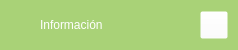
           <widget class="QFrame" name="extraTopBg">
            <property name="minimumSize">
             <size>
              <width>0</width>
              <height>50</height>
             </size>
            </property>
            <property name="maximumSize">
             <size>
              <width>16777215</width>
              <height>50</height>
             </size>
            </property>
            <property name="palette">
             <palette>
              <active>
               <colorrole role="WindowText">
                <brush brushstyle="SolidPattern">
                 <color alpha="255">
                  <red>51</red>
                  <green>51</green>
                  <blue>51</blue>
                 </color>
                </brush>
               </colorrole>
               <colorrole role="Button">
                <brush brushstyle="SolidPattern">
                 <color alpha="255">
                  <red>169</red>
                  <green>210</green>
                  <blue>119</blue>
                 </color>
                </brush>
               </colorrole>
               <colorrole role="Text">
                <brush brushstyle="SolidPattern">
                 <color alpha="255">
                  <red>51</red>
                  <green>51</green>
                  <blue>51</blue>
                 </color>
                </brush>
               </colorrole>
               <colorrole role="ButtonText">
                <brush brushstyle="SolidPattern">
                 <color alpha="255">
                  <red>51</red>
                  <green>51</green>
                  <blue>51</blue>
                 </color>
                </brush>
               </colorrole>
               <colorrole role="Base">
                <brush brushstyle="SolidPattern">
                 <color alpha="255">
                  <red>169</red>
                  <green>210</green>
                  <blue>119</blue>
                 </color>
                </brush>
               </colorrole>
               <colorrole role="Window">
                <brush brushstyle="SolidPattern">
                 <color alpha="255">
                  <red>169</red>
                  <green>210</green>
                  <blue>119</blue>
                 </color>
                </brush>
               </colorrole>
               <colorrole role="PlaceholderText">
                <brush brushstyle="SolidPattern">
                 <color alpha="255">
                  <red>51</red>
                  <green>51</green>
                  <blue>51</blue>
                 </color>
                </brush>
               </colorrole>
              </active>
              <inactive>
               <colorrole role="WindowText">
                <brush brushstyle="SolidPattern">
                 <color alpha="255">
                  <red>51</red>
                  <green>51</green>
                  <blue>51</blue>
                 </color>
                </brush>
               </colorrole>
               <colorrole role="Button">
                <brush brushstyle="SolidPattern">
                 <color alpha="255">
                  <red>169</red>
                  <green>210</green>
                  <blue>119</blue>
                 </color>
                </brush>
               </colorrole>
               <colorrole role="Text">
                <brush brushstyle="SolidPattern">
                 <color alpha="255">
                  <red>51</red>
                  <green>51</green>
                  <blue>51</blue>
                 </color>
                </brush>
               </colorrole>
               <colorrole role="ButtonText">
                <brush brushstyle="SolidPattern">
                 <color alpha="255">
                  <red>51</red>
                  <green>51</green>
                  <blue>51</blue>
                 </color>
                </brush>
               </colorrole>
               <colorrole role="Base">
                <brush brushstyle="SolidPattern">
                 <color alpha="255">
                  <red>169</red>
                  <green>210</green>
                  <blue>119</blue>
                 </color>
                </brush>
               </colorrole>
               <colorrole role="Window">
                <brush brushstyle="SolidPattern">
                 <color alpha="255">
                  <red>169</red>
                  <green>210</green>
                  <blue>119</blue>
                 </color>
                </brush>
               </colorrole>
               <colorrole role="PlaceholderText">
                <brush brushstyle="SolidPattern">
                 <color alpha="255">
                  <red>51</red>
                  <green>51</green>
                  <blue>51</blue>
                 </color>
                </brush>
               </colorrole>
              </inactive>
              <disabled>
               <colorrole role="WindowText">
                <brush brushstyle="SolidPattern">
                 <color alpha="255">
                  <red>51</red>
                  <green>51</green>
                  <blue>51</blue>
                 </color>
                </brush>
               </colorrole>
               <colorrole role="Button">
                <brush brushstyle="SolidPattern">
                 <color alpha="255">
                  <red>169</red>
                  <green>210</green>
                  <blue>119</blue>
                 </color>
                </brush>
               </colorrole>
               <colorrole role="Text">
                <brush brushstyle="SolidPattern">
                 <color alpha="255">
                  <red>51</red>
                  <green>51</green>
                  <blue>51</blue>
                 </color>
                </brush>
               </colorrole>
               <colorrole role="ButtonText">
                <brush brushstyle="SolidPattern">
                 <color alpha="255">
                  <red>51</red>
                  <green>51</green>
                  <blue>51</blue>
                 </color>
                </brush>
               </colorrole>
               <colorrole role="Base">
                <brush brushstyle="SolidPattern">
                 <color alpha="255">
                  <red>169</red>
                  <green>210</green>
                  <blue>119</blue>
                 </color>
                </brush>
               </colorrole>
               <colorrole role="Window">
                <brush brushstyle="SolidPattern">
                 <color alpha="255">
                  <red>169</red>
                  <green>210</green>
                  <blue>119</blue>
                 </color>
                </brush>
               </colorrole>
               <colorrole role="PlaceholderText">
                <brush brushstyle="SolidPattern">
                 <color alpha="255">
                  <red>51</red>
                  <green>51</green>
                  <blue>51</blue>
                 </color>
                </brush>
               </colorrole>
              </disabled>
             </palette>
            </property>
            <property name="frameShape">
             <enum>QFrame::NoFrame</enum>
            </property>
            <property name="frameShadow">
             <enum>QFrame::Raised</enum>
            </property>
            <layout class="QVBoxLayout" name="verticalLayout_5">
             <property name="spacing">
              <number>0</number>
             </property>
             <property name="leftMargin">
              <number>0</number>
             </property>
             <property name="topMargin">
              <number>0</number>
             </property>
             <property name="rightMargin">
              <number>0</number>
             </property>
             <property name="bottomMargin">
              <number>0</number>
             </property>
             <item>
              <layout class="QGridLayout" name="extraTopLayout">
               <property name="leftMargin">
                <number>10</number>
               </property>
               <property name="rightMargin">
                <number>10</number>
               </property>
               <property name="horizontalSpacing">
                <number>10</number>
               </property>
               <property name="verticalSpacing">
                <number>0</number>
               </property>
               <item row="0" column="2">
                <widget class="QPushButton" name="extraCloseColumnBtn">
                 <property name="minimumSize">
                  <size>
                   <width>28</width>
                   <height>28</height>
                  </size>
                 </property>
                 <property name="maximumSize">
                  <size>
                   <width>28</width>
                   <height>28</height>
                  </size>
                 </property>
                 <property name="palette">
                  <palette>
                   <active>
                    <colorrole role="WindowText">
                     <brush brushstyle="SolidPattern">
                      <color alpha="255">
                       <red>51</red>
                       <green>51</green>
                       <blue>51</blue>
                      </color>
                     </brush>
                    </colorrole>
                    <colorrole role="Button">
                     <brush brushstyle="SolidPattern">
                      <color alpha="0">
                       <red>255</red>
                       <green>255</green>
                       <blue>255</blue>
                      </color>
                     </brush>
                    </colorrole>
                    <colorrole role="Text">
                     <brush brushstyle="SolidPattern">
                      <color alpha="255">
                       <red>51</red>
                       <green>51</green>
                       <blue>51</blue>
                      </color>
                     </brush>
                    </colorrole>
                    <colorrole role="ButtonText">
                     <brush brushstyle="SolidPattern">
                      <color alpha="255">
                       <red>51</red>
                       <green>51</green>
                       <blue>51</blue>
                      </color>
                     </brush>
                    </colorrole>
                    <colorrole role="Base">
                     <brush brushstyle="SolidPattern">
                      <color alpha="0">
                       <red>255</red>
                       <green>255</green>
                       <blue>255</blue>
                      </color>
                     </brush>
                    </colorrole>
                    <colorrole role="Window">
                     <brush brushstyle="SolidPattern">
                      <color alpha="0">
                       <red>255</red>
                       <green>255</green>
                       <blue>255</blue>
                      </color>
                     </brush>
                    </colorrole>
                    <colorrole role="PlaceholderText">
                     <brush brushstyle="SolidPattern">
                      <color alpha="255">
                       <red>51</red>
                       <green>51</green>
                       <blue>51</blue>
                      </color>
                     </brush>
                    </colorrole>
                   </active>
                   <inactive>
                    <colorrole role="WindowText">
                     <brush brushstyle="SolidPattern">
                      <color alpha="255">
                       <red>51</red>
                       <green>51</green>
                       <blue>51</blue>
                      </color>
                     </brush>
                    </colorrole>
                    <colorrole role="Button">
                     <brush brushstyle="SolidPattern">
                      <color alpha="0">
                       <red>255</red>
                       <green>255</green>
                       <blue>255</blue>
                      </color>
                     </brush>
                    </colorrole>
                    <colorrole role="Text">
                     <brush brushstyle="SolidPattern">
                      <color alpha="255">
                       <red>51</red>
                       <green>51</green>
                       <blue>51</blue>
                      </color>
                     </brush>
                    </colorrole>
                    <colorrole role="ButtonText">
                     <brush brushstyle="SolidPattern">
                      <color alpha="255">
                       <red>51</red>
                       <green>51</green>
                       <blue>51</blue>
                      </color>
                     </brush>
                    </colorrole>
                    <colorrole role="Base">
                     <brush brushstyle="SolidPattern">
                      <color alpha="0">
                       <red>255</red>
                       <green>255</green>
                       <blue>255</blue>
                      </color>
                     </brush>
                    </colorrole>
                    <colorrole role="Window">
                     <brush brushstyle="SolidPattern">
                      <color alpha="0">
                       <red>255</red>
                       <green>255</green>
                       <blue>255</blue>
                      </color>
                     </brush>
                    </colorrole>
                    <colorrole role="PlaceholderText">
                     <brush brushstyle="SolidPattern">
                      <color alpha="255">
                       <red>51</red>
                       <green>51</green>
                       <blue>51</blue>
                      </color>
                     </brush>
                    </colorrole>
                   </inactive>
                   <disabled>
                    <colorrole role="WindowText">
                     <brush brushstyle="SolidPattern">
                      <color alpha="255">
                       <red>51</red>
                       <green>51</green>
                       <blue>51</blue>
                      </color>
                     </brush>
                    </colorrole>
                    <colorrole role="Button">
                     <brush brushstyle="SolidPattern">
                      <color alpha="0">
                       <red>255</red>
                       <green>255</green>
                       <blue>255</blue>
                      </color>
                     </brush>
                    </colorrole>
                    <colorrole role="Text">
                     <brush brushstyle="SolidPattern">
                      <color alpha="255">
                       <red>51</red>
                       <green>51</green>
                       <blue>51</blue>
                      </color>
                     </brush>
                    </colorrole>
                    <colorrole role="ButtonText">
                     <brush brushstyle="SolidPattern">
                      <color alpha="255">
                       <red>51</red>
                       <green>51</green>
                       <blue>51</blue>
                      </color>
                     </brush>
                    </colorrole>
                    <colorrole role="Base">
                     <brush brushstyle="SolidPattern">
                      <color alpha="0">
                       <red>255</red>
                       <green>255</green>
                       <blue>255</blue>
                      </color>
                     </brush>
                    </colorrole>
                    <colorrole role="Window">
                     <brush brushstyle="SolidPattern">
                      <color alpha="0">
                       <red>255</red>
                       <green>255</green>
                       <blue>255</blue>
                      </color>
                     </brush>
                    </colorrole>
                    <colorrole role="PlaceholderText">
                     <brush brushstyle="SolidPattern">
                      <color alpha="255">
                       <red>51</red>
                       <green>51</green>
                       <blue>51</blue>
                      </color>
                     </brush>
                    </colorrole>
                   </disabled>
                  </palette>
                 </property>
                 <property name="cursor">
                  <cursorShape>PointingHandCursor</cursorShape>
                 </property>
                 <property name="toolTip">
                  <string>Close left box</string>
                 </property>
                 <property name="text">
                  <string/>
                 </property>
                 <property name="icon">
                  <iconset resource="../resources.qrc">
                   <normaloff>:/icons/images/icons/icon_close.png</normaloff>:/icons/images/icons/icon_close.png</iconset>
                 </property>
                 <property name="iconSize">
                  <size>
                   <width>20</width>
                   <height>20</height>
                  </size>
                 </property>
                </widget>
               </item>
               <item row="0" column="1">
                <widget class="QLabel" name="extraLabel">
                 <property name="minimumSize">
                  <size>
                   <width>150</width>
                   <height>0</height>
                  </size>
                 </property>
                 <property name="palette">
                  <palette>
                   <active>
                    <colorrole role="WindowText">
                     <brush brushstyle="SolidPattern">
                      <color alpha="255">
                       <red>255</red>
                       <green>255</green>
                       <blue>255</blue>
                      </color>
                     </brush>
                    </colorrole>
                    <colorrole role="Text">
                     <brush brushstyle="SolidPattern">
                      <color alpha="255">
                       <red>255</red>
                       <green>255</green>
                       <blue>255</blue>
                      </color>
                     </brush>
                    </colorrole>
                    <colorrole role="ButtonText">
                     <brush brushstyle="SolidPattern">
                      <color alpha="255">
                       <red>255</red>
                       <green>255</green>
                       <blue>255</blue>
                      </color>
                     </brush>
                    </colorrole>
                    <colorrole role="PlaceholderText">
                     <brush brushstyle="SolidPattern">
                      <color alpha="255">
                       <red>255</red>
                       <green>255</green>
                       <blue>255</blue>
                      </color>
                     </brush>
                    </colorrole>
                   </active>
                   <inactive>
                    <colorrole role="WindowText">
                     <brush brushstyle="SolidPattern">
                      <color alpha="255">
                       <red>255</red>
                       <green>255</green>
                       <blue>255</blue>
                      </color>
                     </brush>
                    </colorrole>
                    <colorrole role="Text">
                     <brush brushstyle="SolidPattern">
                      <color alpha="255">
                       <red>255</red>
                       <green>255</green>
                       <blue>255</blue>
                      </color>
                     </brush>
                    </colorrole>
                    <colorrole role="ButtonText">
                     <brush brushstyle="SolidPattern">
                      <color alpha="255">
                       <red>255</red>
                       <green>255</green>
                       <blue>255</blue>
                      </color>
                     </brush>
                    </colorrole>
                    <colorrole role="PlaceholderText">
                     <brush brushstyle="SolidPattern">
                      <color alpha="255">
                       <red>255</red>
                       <green>255</green>
                       <blue>255</blue>
                      </color>
                     </brush>
                    </colorrole>
                   </inactive>
                   <disabled>
                    <colorrole role="WindowText">
                     <brush brushstyle="SolidPattern">
                      <color alpha="255">
                       <red>255</red>
                       <green>255</green>
                       <blue>255</blue>
                      </color>
                     </brush>
                    </colorrole>
                    <colorrole role="Text">
                     <brush brushstyle="SolidPattern">
                      <color alpha="255">
                       <red>255</red>
                       <green>255</green>
                       <blue>255</blue>
                      </color>
                     </brush>
                    </colorrole>
                    <colorrole role="ButtonText">
                     <brush brushstyle="SolidPattern">
                      <color alpha="255">
                       <red>255</red>
                       <green>255</green>
                       <blue>255</blue>
                      </color>
                     </brush>
                    </colorrole>
                    <colorrole role="PlaceholderText">
                     <brush brushstyle="SolidPattern">
                      <color alpha="255">
                       <red>255</red>
                       <green>255</green>
                       <blue>255</blue>
                      </color>
                     </brush>
                    </colorrole>
                   </disabled>
                  </palette>
                 </property>
                 <property name="text">
                  <string>Información</string>
                 </property>
                </widget>
               </item>
               <item row="0" column="0">
                <widget class="QFrame" name="extraIcon">
                 <property name="minimumSize">
                  <size>
                   <width>20</width>
                   <height>0</height>
                  </size>
                 </property>
                 <property name="maximumSize">
                  <size>
                   <width>20</width>
                   <height>20</height>
                  </size>
                 </property>
                 <property name="styleSheet">
                  <string notr="true">background-image: url(:/icons/images/icons/cil-star.png);
background-position: centered;
background-repeat: no-repeat;</string>
                 </property>
                 <property name="frameShape">
                  <enum>QFrame::NoFrame</enum>
                 </property>
                 <property name="frameShadow">
                  <enum>QFrame::Raised</enum>
                 </property>
                </widget>
               </item>
              </layout>
             </item>
            </layout>
           </widget>
